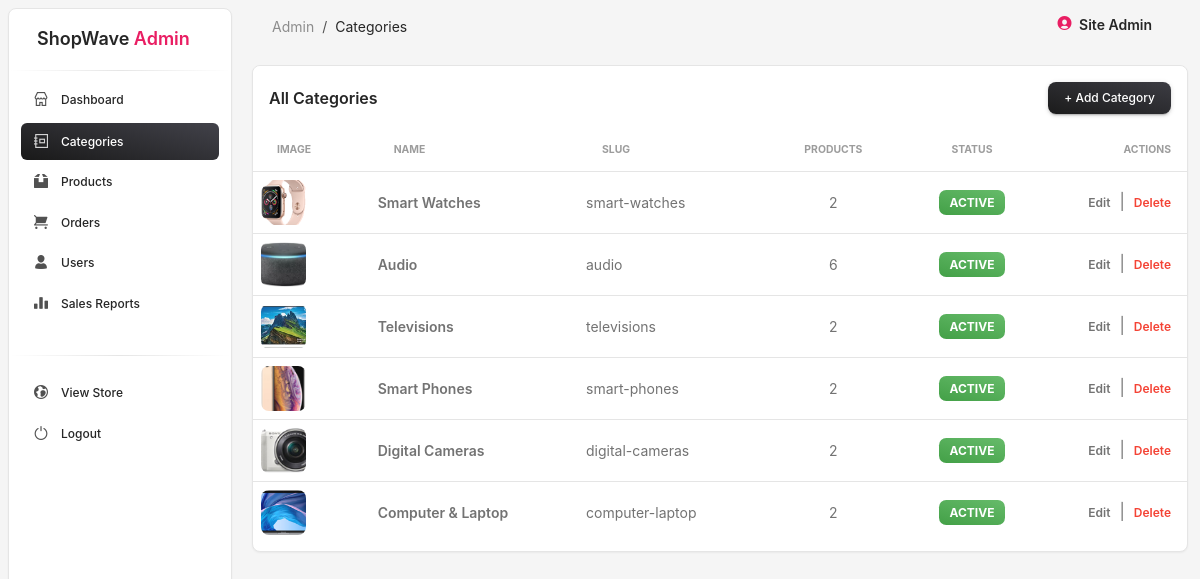
Page /admin/categories/index.php (signed in) on the committed database.
### tables this page shows
CREATE TABLE categories (
    id INT UNSIGNED AUTO_INCREMENT PRIMARY KEY,
    name VARCHAR(100) NOT NULL,
    slug VARCHAR(120) NOT NULL UNIQUE,
    image VARCHAR(255) NULL,
    status TINYINT(1) DEFAULT 1,
    created_at TIMESTAMP DEFAULT CURRENT_TIMESTAMP
);

### config/database.php (called while the page is built, shortened)
<?php
function db_connect()
{
    $conn = new mysqli(DB_HOST, DB_USER, DB_PASS, DB_NAME);
    $conn->set_charset('utf8mb4');
    return $conn;
}

### core/Database.php (called while the page is built, shortened)
<?php
require_once __DIR__ . '/../config/database.php';
class Database
{
    private $conn;
    public function __construct()
    {
        $this->conn = db_connect();
    }
    public function select($sql, $params = [])
    {
        $stmt = $this->conn->prepare($sql);
        $stmt->execute();
        $result = $stmt->get_result();
        $rows = $result->fetch_all(MYSQLI_ASSOC);
        return $rows;
    }
}

### core/Helpers.php (called while the page is built, shortened)
<?php
function shop_image($path)
{
    $path = trim((string) $path);
    return 'assets/images/demos/demo-4/' . $path;
}

### admin/categories/index.php (the view, shortened to what this page needs)
<?php
require_once __DIR__ . '/../../core/Auth.php';
require_once __DIR__ . '/../../core/Database.php';
require_once __DIR__ . '/../../core/Helpers.php';
$db = new Database();
$categories = $db->select(
    "SELECT c.*, (SELECT COUNT(*) FROM products p WHERE p.category_id = c.id) AS product_count
     FROM categories c ORDER BY c.id DESC"
);
require_once __DIR__ . '/../../includes/admin-header.php';
?>
<div class="card">
    <div class="card-header pb-0 d-flex justify-content-between align-items-center">
        <h6 class="mb-0">All Categories</h6>
        <a href="create.php" class="btn btn-sm bg-gradient-dark mb-0">+ Add Category</a>
    </div>
    <div class="card-body px-0 pb-2">
        <div class="table-responsive">
            <table class="table align-items-center mb-0">
                <thead>
                    <tr>
                        <th class="text-uppercase text-xxs font-weight-bolder opacity-7">Image</th>
                        <th class="text-uppercase text-xxs font-weight-bolder opacity-7">Name</th>
                        <th class="text-uppercase text-xxs font-weight-bolder opacity-7">Slug</th>
                        <th class="text-uppercase text-xxs font-weight-bolder opacity-7 text-center">Products</th>
                        <th class="text-uppercase text-xxs font-weight-bolder opacity-7 text-center">Status</th>
                        <th class="text-uppercase text-xxs font-weight-bolder opacity-7 text-end pe-3">Actions</th>
                    </tr>
                </thead>
                <tbody>
                    <?php foreach ($categories as $c): ?>
                        <tr>
                            <td><img src="<?= htmlspecialchars('../../public/' . shop_image($c['image'])) ?>" width="45" height="45" style="object-fit: cover; border-radius: 8px;" alt=""></td>
                            <td class="text-sm font-weight-bold"><?= htmlspecialchars($c['name']) ?></td>
                            <td class="text-sm text-secondary"><?= htmlspecialchars($c['slug']) ?></td>
                            <td class="text-sm text-center"><?= (int) $c['product_count'] ?></td>
                            <td class="text-center">
                                <a href="index.php?toggle=<?= (int) $c['id'] ?>" class="badge <?= $c['status'] ? 'bg-gradient-success' : 'bg-gradient-secondary' ?>">
                                    <?= $c['status'] ? 'Active' : 'Hidden' ?>
                                </a>
                            </td>
                            <td class="text-end pe-3">
                                <a href="edit.php?id=<?= (int) $c['id'] ?>" class="text-secondary font-weight-bold text-xs">Edit</a>
                                &nbsp;|&nbsp;
                                <a href="index.php?delete=<?= (int) $c['id'] ?>" class="text-danger font-weight-bold text-xs" onclick="return confirm('Delete this category?');">Delete</a>
                            </td>
                        </tr>
                    <?php endforeach; ?>
                </tbody>
            </table>
        </div>
    </div>
</div>
<?php require_once __DIR__ . '/../../includes/admin-footer.php'; ?>

### rows in the picture
categories: image (picture), name "Smart Watches", slug "smart-watches", product_count "2", status "ACTIVE"
categories: image (picture), name "Audio", slug "audio", product_count "6", status "ACTIVE"
categories: image (picture), name "Televisions", slug "televisions", product_count "2", status "ACTIVE"
categories: image (picture), name "Smart Phones", slug "smart-phones", product_count "2", status "ACTIVE"
categories: image (picture), name "Digital Cameras", slug "digital-cameras", product_count "2", status "ACTIVE"
categories: image (picture), name "Computer & Laptop", slug "computer-laptop", product_count "2", status "ACTIVE"

### other values in the picture
$pageTitle "Categories"
$adminName "Site Admin"
